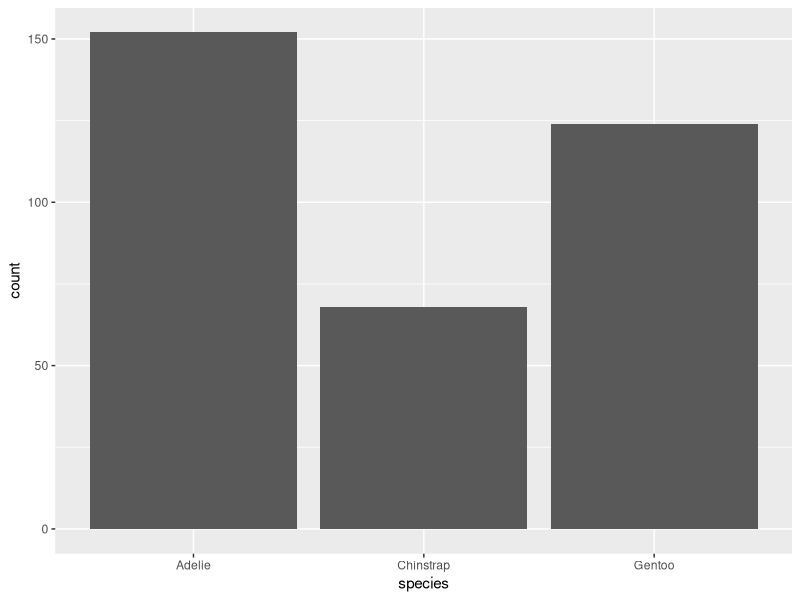

R code for this plot: (Note: this script raises an error after producing the figure.)
## ---- chunk 1
library(tidyverse) # 여러가지 패키지가 한  번에 깔림 
install.packages("palmerpenguins", dependencies=TRUE, repos = "http://cran.us.r-project.org")
library('palmerpenguins')
## ---- chunk 2
data("penguins")
head(penguins)
## ---- chunk 3
p = ggplot(penguins, aes(species)) + geom_bar()
summary(p)
## ---- chunk 4
tmp = penguins$species

ggplot(tmp, aes(x="", y=count, fill=speices))+
  geom_bar(stat='identity')
## ---- chunk 5
ggplot(penguins, aes(species, bill_length_mm)) + geom_jitter()
## ---- chunk 6
ggplot(penguins, aes(species, bill_length_mm)) + geom_violin() + geom_boxplot() + geom_jitter()
## ---- chunk 7
ggplot(penguins, aes(bill_length_mm, color=species)) +
  geom_density(linewidth = 2)
## ---- chunk 8
ggplot(penguins, aes(bill_depth_mm,body_mass_g)) + 
  geom_point(aes(color=species)) + 
  geom_smooth(aes(color=species), linewidth=2, method='lm') + 
  geom_smooth(aes(group="1"), linewidth=2, linetype=2, method='lm')
## ---- chunk 9
tble = table(penguins$species, penguins$island, penguins$sex)
tble
## ---- chunk 10
data = as.data.frame(tble)
data
